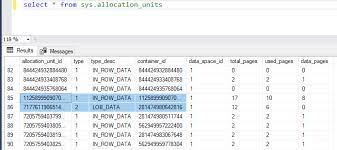
#> input picture FR/table.jpg, 337 x 150 px
$ python table_Text.py
#> lines starting #> are read from the running program, lines starting #| are printed output that depends on the picture; after the words box and inside, x2 and y2 are one past the last pixel; in counts of white or black regions, pixels touching at a corner belong together

import cv2
import numpy as np
import pandas as pd
import matplotlib.pyplot as plt
import csv

try:
    from PIL import Image
except ImportError:
    import Image
import pytesseract

#read your file
file=r'table.jpg'
img = cv2.imread(file,0)
#> img: shape (150, 337); min 26, max 255, mean 236.3

#thresholding the image to a binary image
thresh,img_bin = cv2.threshold(img,128,255,cv2.THRESH_BINARY | cv2.THRESH_OTSU)
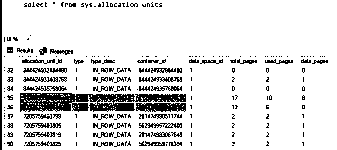
#> img_bin: shape (150, 337); 87% white; black in thin lines or dots
#> thresh = 204

#inverting the ima
cv2.imwrite('table4.jpg',img_bin)
#Plotting the image to see the output
plotting = plt.imshow(img_bin,cmap='gray')
plt.show()

# countcol(width) of kernel as 100th of total width
kernel_len = np.array(img).shape[1]//100
#> kernel_len = 3
# Defining a vertical kernel to detect all vertical lines of image
ver_kernel = cv2.getStructuringElement(cv2.MORPH_RECT, (1, kernel_len))
#> ver_kernel = [1, 1, 1]
# Defining a horizontal kernel to detect all horizontal lines of image
hor_kernel = cv2.getStructuringElement(cv2.MORPH_RECT, (kernel_len, 1))
#> hor_kernel = [[1, 1, 1]]
# A kernel of 2x2
kernel = cv2.getStructuringElement(cv2.MORPH_RECT, (2, 2))

#Use vertical kernel to detect and save the vertical lines in a jpg
image_1 = cv2.erode(img_bin, ver_kernel, iterations=3)
#> image_1: shape (150, 337); 69.1% white; 49 black regions (12 under 20 px), largest, box (x1, y1, x2, y2) and area: (17, 44, 186, 150) 11820, (265, 53, 293, 149) 532, (7, 65, 13, 149) 474
vertical_lines = cv2.dilate(image_1, ver_kernel, iterations=3)
#> vertical_lines: shape (150, 337); 76.9% white; 55 black regions (38 under 20 px), largest, box (x1, y1, x2, y2) and area: (17, 47, 186, 150) 9273, (7, 68, 13, 146) 402, (0, 0, 2, 150) 300
cv2.imwrite("/Users/marius/Desktop/vertical.jpg",vertical_lines)
#Plot the generated image
plotting = plt.imshow(image_1,cmap='gray')
plt.show()

#Use horizontal kernel to detect and save the horizontal lines in a jpg
image_2 = cv2.erode(img_bin, hor_kernel, iterations=3)
#> image_2: shape (150, 337); 74.8% white; 86 black regions (8 under 20 px), largest, box (x1, y1, x2, y2) and area: (17, 93, 195, 112) 3027, (0, 0, 76, 150) 1667, (21, 2, 165, 8) 600
horizontal_lines = cv2.dilate(image_2, hor_kernel, iterations=3)
#> horizontal_lines: shape (150, 337); 80.9% white; 89 black regions (54 under 20 px), largest, box (x1, y1, x2, y2) and area: (20, 93, 192, 112) 2865, (0, 0, 73, 150) 1121, (24, 2, 162, 8) 486
cv2.imwrite("/Users/marius/Desktop/horizontal.jpg",horizontal_lines)
#Plot the generated image
plotting = plt.imshow(image_2,cmap='gray')
plt.show()

# Combine horizontal and vertical lines in a new third image, with both having same weight.
img_vh = cv2.addWeighted(vertical_lines, 0.5, horizontal_lines, 0.5, 0.0)
#Eroding and thesholding the image
img_vh = cv2.erode(~img_vh, kernel, iterations=2)
thresh, img_vh = cv2.threshold(img_vh,128,255, cv2.THRESH_BINARY | cv2.THRESH_OTSU)
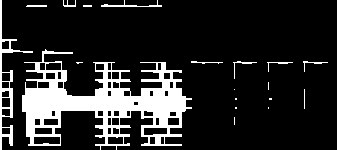
#> img_vh: shape (150, 337); 15.8% white; 19 white regions (9 under 20 px)
#> thresh = 0
cv2.imwrite("/Users/marius/Desktop/img_vh.jpg", img_vh)
bitxor = cv2.bitwise_xor(img,img_vh)
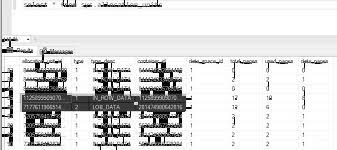
#> bitxor: shape (150, 337); min 0, max 255, mean 215.5
bitnot = cv2.bitwise_not(bitxor)
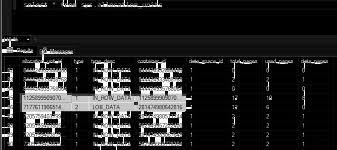
#> bitnot: shape (150, 337); min 0, max 255, mean 39.5
#Plotting the generated image
plotting = plt.imshow(bitnot,cmap='gray')
plt.show()

# Detect contours for following box detection
contours, hierarchy = cv2.findContours(img_vh, cv2.RETR_TREE, cv2.CHAIN_APPROX_SIMPLE)
#> contours = 67 contours, 17 with area under 20; largest, box (x1, y1, x2, y2) and area: (22, 49, 192, 150) 7842, (0, 0, 33, 150) 900, (33, 136, 61, 145) 208, (143, 127, 168, 136) 176, (107, 136, 124, 145) 124

def sort_contours(cnts, method="left-to-right"):
    # initialize the reverse flag and sort index
#> called with method = 'top-to-bottom'
    reverse = False
    i = 0
    # handle if we need to sort in reverse
    if method == "right-to-left" or method == "bottom-to-top":
        reverse = True
    # handle if we are sorting against the y-coordinate rather than
    # the x-coordinate of the bounding box
    if method == "top-to-bottom" or method == "bottom-to-top":
        i = 1
    # construct the list of bounding boxes and sort them from top to
    # bottom
    boundingBoxes = [cv2.boundingRect(c) for c in cnts]
#> boundingBoxes = 67 items, first 6: (234, 117, 1, 8), (268, 107, 1, 2), (235, 107, 2, 2), (269, 98, 3, 2), (235, 98, 2, 2), (304, 89, 1, 20)
    (cnts, boundingBoxes) = zip(*sorted(zip(cnts, boundingBoxes),
    key=lambda b:b[1][i], reverse=reverse))
#> cnts = 67 contours, 17 with area under 20; largest, box (x1, y1, x2, y2) and area: (22, 49, 192, 150) 7842, (0, 0, 33, 150) 900, (33, 136, 61, 145) 208, (143, 127, 168, 136) 176, (34, 127, 53, 135) 124; boundingBoxes = 67 items, first 6: (101, 0, 61, 7), (63, 0, 13, 7), (0, 0, 33, 150), (83, 5, 9, 2), (26, 5, 21, 2), (1, 40, 9, 10)
    # return the list of sorted contours and bounding boxes
    return (cnts, boundingBoxes)

# Sort all the contours by top to bottom.
contours, boundingBoxes = sort_contours(contours, method="top-to-bottom")
#> contours has the same summary as cnts in sort_contours

#Creating a list of heights for all detected boxes
heights = [boundingBoxes[i][3] for i in range(len(boundingBoxes))]
#> heights = 67 values, max 150 at index 2, min 1 at index 31, mean 11.21

#Get mean of heights
mean = np.mean(heights)
#> mean = 11.21

#Create list box to store all boxes in
box = []
# Get position (x,y), width and height for every contour and show the contour on image
for c in contours:
    x, y, w, h = cv2.boundingRect(c)
    if (w<1000 and h<500):
        image = cv2.rectangle(img,(x,y),(x+w,y+h),(0,255,0),2)
        box.append([x,y,w,h])
#> this loop made 67 passes
#> (x, y, w, h) on passes 1, 2, 3, 6, 7, 8, 9, 10, 11, 12, 13, 14: (101, 0, 61, 7), (63, 0, 13, 7), (0, 0, 33, 150), (1, 40, 9, 10), (22, 49, 170, 101), (303, 61, 25, 11), (233, 61, 24, 18), (191, 61, 32, 3), (267, 62, 26, 10), (76, 62, 7, 2), (157, 62, 5, 9), (107, 62, 5, 9)
#> (c, x, y, w, h) on passes 4, 5, 30, 31, 39, 40: ([[83, 5], [83, 6], [91, 6], [91, 5]], 83, 5, 9, 2), ([[27, 5], [26, 6], [46, 6], [46, 5]], 26, 5, 21, 2), ([[268, 82], [268, 89]], 268, 82, 1, 8), ([[304, 89], [304, 108]], 304, 89, 1, 20), ([[269, 98], [269, 99], [271, 99], [271, 98]], 269, 98, 3, 2), ([[235, 98], [235, 99], [236, 99], [236, 98]], 235, 98, 2, 2)
#> pass 2, `image = cv2.rectangle(img,(x,y),(x+w,y+h),(0,255,0),2)`:
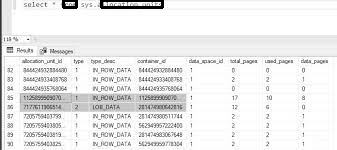
#> image: shape (150, 337); min 0, max 255, mean 234.3
#> pass 3, `image = cv2.rectangle(img,(x,y),(x+w,y+h),(0,255,0),2)`:
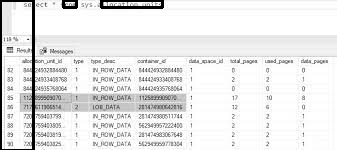
#> image: shape (150, 337); 1.66% of pixels changed, all inside (x1, y1, x2, y2) = (0, 0, 35, 150)
#> after the loop:
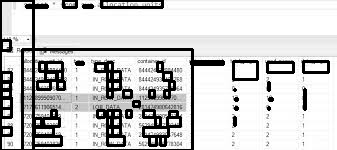
#> img: shape (150, 337); min 0, max 255, mean 203.8
#> after the loop, box = 67 items, first 6: [101, 0, 61, 7], [63, 0, 13, 7], [0, 0, 33, 150], [83, 5, 9, 2], [26, 5, 21, 2], [1, 40, 9, 10]

plotting = plt.imshow(image,cmap='gray')
plt.show()

#Creating two lists to define row and column in which cell is located
row=[]
column=[]
j=0

#Sorting the boxes to their respective row and column
for i in range(len(box)):

    if(i==0):
        column.append(box[i])
        previous=box[i]

    else:
        if(box[i][1]<=previous[1]+mean/2):
            column.append(box[i])
            previous=box[i]

            if(i==len(box)-1):
                row.append(column)

        else:
            row.append(column)
            column=[]
            previous = box[i]
            column.append(box[i])
#> this loop made 67 passes
#> after the loop, row = 12 items

print(column)
#| [[160, 136, 5, 9], [149, 136, 7, 9], [107, 136, 17, 9], [33, 136, 28, 9]]
print(row)
#> (printed output is left out)

#calculating maximum number of cells
countcol = 0
for i in range(len(row)):
    countcol = len(row[i])
    if countcol > countcol:
        countcol = countcol
#> this loop made 12 passes
#> countcol on passes 1 to 12: 5, 1, 1, 10, 6, 7, 7, 4, 10, 7, 5, 4

#Retrieving the center of each column
center = [int(row[i][j][0]+row[i][j][2]/2) for j in range(len(row[i])) if row[0]]
#> center = [162, 152, 115, 47]

center=np.array(center)
center.sort()
print(center)
#| [ 47 115 152 162]
#Regarding the distance to the columns center, the boxes are arranged in respective order

finalboxes = []
for i in range(len(row)):
    lis=[]
    for k in range(countcol):
        lis.append([])
    for j in range(len(row[i])):
        diff = abs(center-(row[i][j][0]+row[i][j][2]/4))
        minimum = min(diff)
        indexing = list(diff).index(minimum)
        lis[indexing].append(row[i][j])
    finalboxes.append(lis)
#> this loop made 12 passes
#> after the loop, finalboxes = 12 items


#from every single image-based cell/box the strings are extracted via pytesseract and stored in a list
outer=[]
for i in range(len(finalboxes)):
    for j in range(len(finalboxes[i])):
        inner=''
        if(len(finalboxes[i][j])==0):
            outer.append(' ')
        else:
            for k in range(len(finalboxes[i][j])):
                y,x,w,h = finalboxes[i][j][k][0],finalboxes[i][j][k][1], finalboxes[i][j][k][2],finalboxes[i][j][k][3]
                finalimg = bitnot[x:x+h, y:y+w]
                kernel = cv2.getStructuringElement(cv2.MORPH_RECT, (2, 1))
                border = cv2.copyMakeBorder(finalimg,2,2,2,2, cv2.BORDER_CONSTANT,value=[255,255])
                resizing = cv2.resize(border, None, fx=2, fy=2, interpolation=cv2.INTER_CUBIC)
                dilation = cv2.dilate(resizing, kernel,iterations=1)
                erosion = cv2.erode(dilation, kernel,iterations=2)

#> (the run stopped early here; a loop or call above may not have finished)
